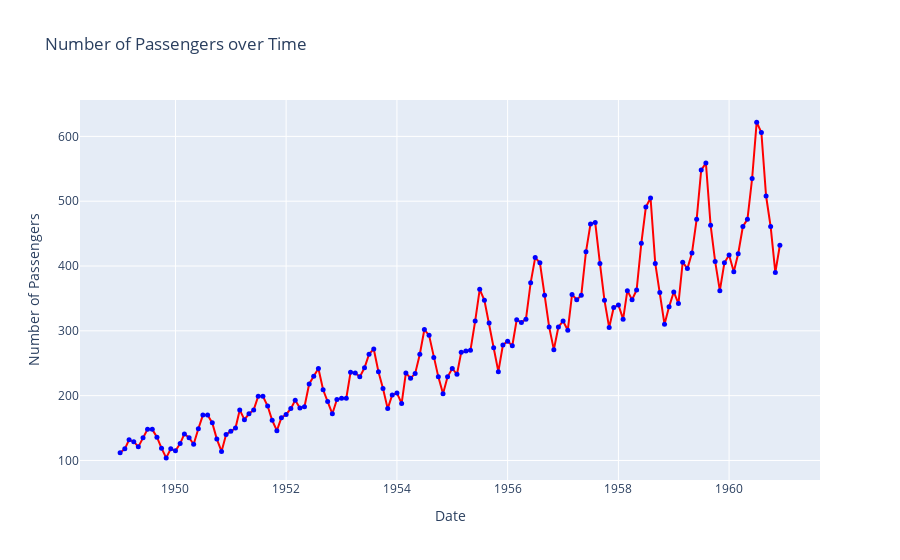

Source (notebook cell):
### Code cell
# same plot using plotly
fig = px.line(df, 
              x="Date", 
              y="Number of Passengers", 
              title="Number of Passengers over Time")

# update traces
fig.update_traces(mode='markers+lines', 
                  hovertemplate=None,
                  marker_size=5,
                  line_color='red', 
                  marker_color='blue')

# show the fig
fig.show()

### Figure 1 — Plotly figure (JSON) as saved in the notebook; plotly's stock layout.template omitted (floating-point values rounded to 4 significant figures; data arrays with more than 128 entries replaced by an {"elided": "..."} marker saying what was removed)
{"data": [{"legendgroup": "", "line": {"color": "red", "dash": "solid"}, "marker": {"color": "blue", "size": 5, "symbol": "circle"}, "mode": "markers+lines", "name": "", "orientation": "v", "showlegend": false, "type": "scatter", "x": {"elided": "144 str values"}, "xaxis": "x", "y": {"elided": "144 int values"}, "yaxis": "y"}], "layout": {"legend": {"tracegroupgap": 0}, "title": {"text": "Number of Passengers over Time"}, "xaxis": {"anchor": "y", "domain": [0, 1], "title": {"text": "Date"}}, "yaxis": {"anchor": "x", "domain": [0, 1], "title": {"text": "Number of Passengers"}}}}
